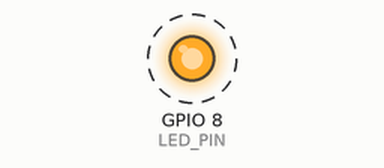
The sketch below on a simulated ESP32-C3. On the bench: output pins drawn as LEDs (lit = HIGH). Dashed ring = blinking. What the sketch prints to the serial monitor is not drawn.

Above: at 2.5 s.
Timing chart, 0 to 6.6 s (numbered marks = the images above):
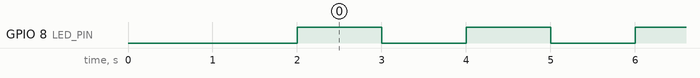

The sketch:

esp32_ble_sender.ino
```cpp
#include <Wire.h>
#define LED_PIN 8

void setup() {
  // Initialize Serial at 115200
  Serial.begin(115200);

  // Wait for Serial port to connect.
  // On some Super Minis, you need to open the monitor AFTER upload.
  delay(2000);

  Serial.println("--------------------------------");
  Serial.println("ESP32-C3 Super Mini TEST SUCCESS");
  Serial.println("--------------------------------");
  pinMode(LED_PIN, OUTPUT);
}

void loop() {
  Serial.print("Uptime: ");
  Serial.print(millis());
  Serial.println(" ms");

  digitalWrite(LED_PIN, HIGH);  // change state of the LED by setting the pin to the HIGH voltage level
  delay(1000);                      // wait for a second
  digitalWrite(LED_PIN, LOW);   // change state of the LED by setting the pin to the LOW voltage level
  delay(1000);
}
```

Measured:
- by itself, GPIO 8 (LED_PIN): alternates HIGH for 1.0 s and LOW for 1.0 s
